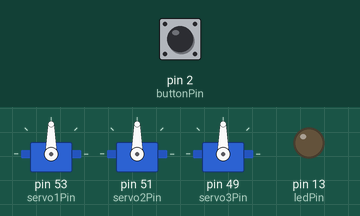
Simulated run of this sketch. Board: Arduino Mega 2560, built with avr-gcc and run on an emulated ATmega2560. Shown: 3 × servo, output pins drawn as LEDs (lit = HIGH). The inputs (shaded band) are chosen by the test bench; at power-on: pin 2 (buttonPin) LOW.

Above: at 1.2 s.
1.3 s: pin 2 (buttonPin) pulled HIGH for 0.15 s
At 2.1 s:
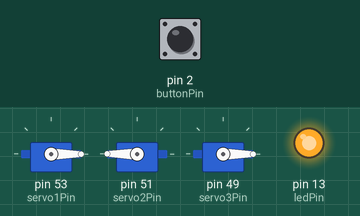
At 3.6 s:
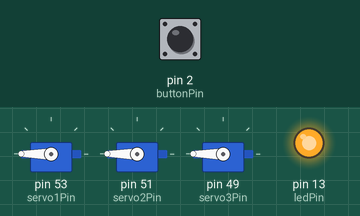
7.4 s: pin 2 (buttonPin) pulled HIGH for 1 s
At 8.7 s:
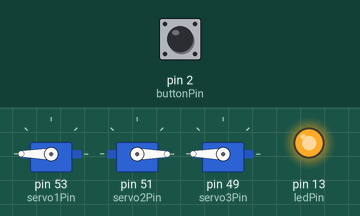
Timing chart, 0 to 17.0 s (numbered marks = the images above; inputs shaded):
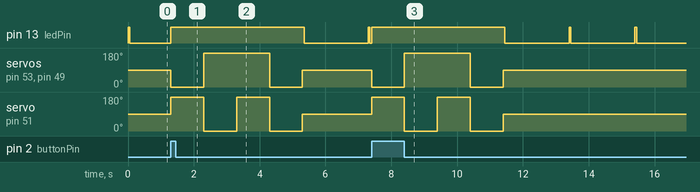

Measured:
- after the input at 1.3 s, servo on pin 53 (servo1Pin), servo on pin 49 (servo3Pin): 90° → 0° at once, → 180° 1.0 s later, → 0° 2.0 s later, → 90° 1.0 s later; servo on pin 51 (servo2Pin): 90° → 180° at once, → 0° 1.0 s later, → 180° 1.0 s later, → 0° 1.0 s later, … (5 changes in this stretch)
- after the input at 7.4 s, servo on pin 53 (servo1Pin), servo on pin 49 (servo3Pin): 90° → 0° at once, → 180° 1.0 s later, → 0° 2.0 s later, → 90° 1.0 s later; servo on pin 51 (servo2Pin): 90° → 180° at once, → 0° 1.0 s later, → 180° 1.0 s later, → 0° 1.0 s later, … (5 changes in this stretch)
- by itself, pin 13 (ledPin): repeats every 2.0 s: LOW 2.0 s, HIGH 0.05 s

The sketch:

button_8servos_interrupt.ino
```cpp
#include <Servo.h>

Servo servo1;            // create servo object to control a servo
Servo servo2;            // create servo object to control a servo
Servo servo3;            // create servo object to control a servo

const byte servo1Pin = 53;
const byte servo2Pin = 51;
const byte servo3Pin = 49;
const byte buttonPin = 2;
const byte ledPin = 13;

unsigned long time = 0;
volatile byte state = LOW;

void setup() {
  servo1.attach(servo1Pin);
  servo2.attach(servo2Pin);
  servo3.attach(servo3Pin);
  pinMode(ledPin, OUTPUT);
  pinMode(buttonPin, INPUT);
  attachInterrupt(digitalPinToInterrupt(buttonPin), buttonPress, RISING);  // HIGH means the button is pressed
}

void loop() {
  if (state == HIGH) {
    digitalWrite(ledPin, HIGH);   // turn LED on:
    forward();
    delay(1000);
    reverse();
    delay(1000);
    turnRight();
    delay(1000);
    turnLeft();
    delay(1000);
    state = LOW;
  } else {
    stopRobot();
    blink();
  }
}

void buttonPress() {
  state = HIGH;
}

void blink() {
  if( millis() - time > 2000 ) {
    time = millis();
  }
  if( millis() - time < 50 ) {
    digitalWrite(ledPin, HIGH);  // turn LED on:
  } else {
    digitalWrite(ledPin, LOW);   // turn LED off:
  }
}

// Motion routines for forward, reverse, turns, and stop
void forward() {
  servo1.write(0);
  servo2.write(180);
  servo3.write(0);
}

void reverse() {
  servo1.write(180);
  servo2.write(0);
  servo3.write(180);
}

void turnRight() {
  servo1.write(180);
  servo2.write(180);
  servo3.write(180);
}
void turnLeft() {
  servo1.write(0);
  servo2.write(0);
  servo3.write(0);
}

void stopRobot() {
  servo1.write(90);
  servo2.write(90);
  servo3.write(90);
}
```
